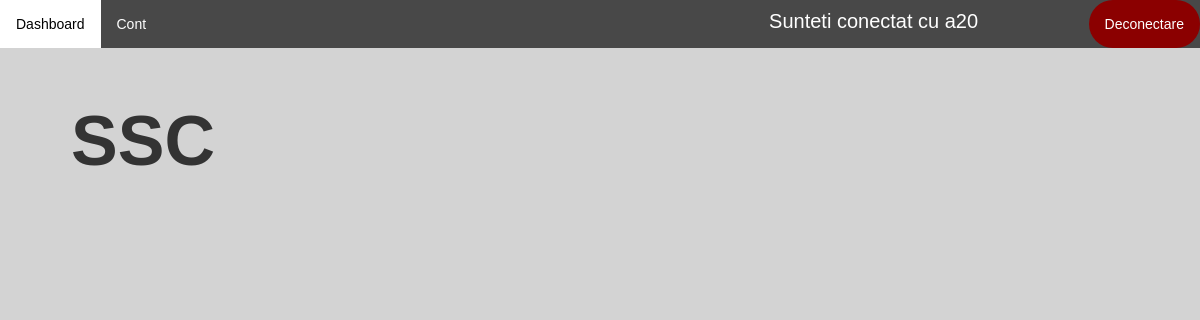
The page /disciplina-student/20/note/ (signed in) on the database as committed earlier.
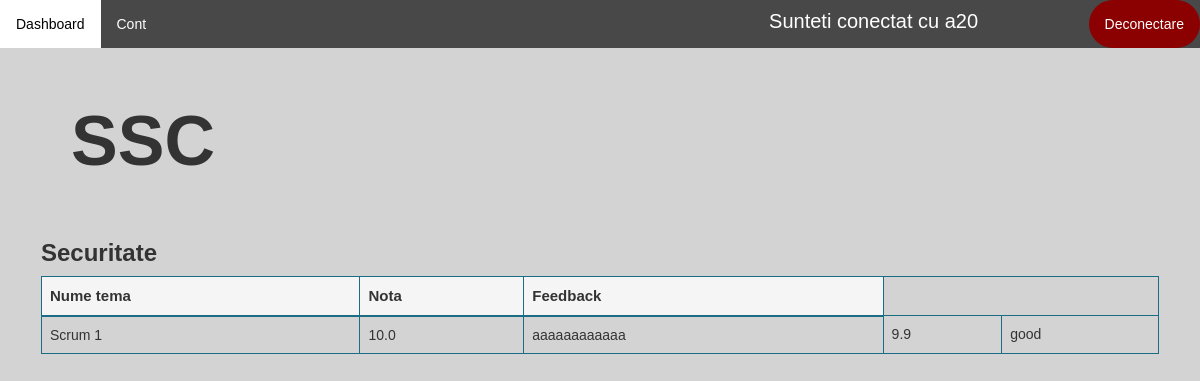
The same page on the database as committed later.
### application/models.py (models this page shows)
class Proiect(models.Model):
    id = models.AutoField(primary_key=True)
    nume = models.CharField(max_length=100, unique=False)
    data_inregistrare = models.DateField(auto_now_add=True)
    data_intermediara = models.DateField(default=None)
    data_finalizare = models.DateField()
    profesor = models.ForeignKey(Profesor, on_delete=models.CASCADE)
    disciplina = models.ForeignKey(Disciplina, on_delete=models.CASCADE, null=True)
    document = models.CharField(max_length=100, null=True)
    nr_persoane = models.IntegerField(null=True)
    cale = models.CharField(max_length=100, default=None)
    distribuire_teme = models.BooleanField(default=False)

class Tema(models.Model):
    id = models.AutoField(primary_key=True)
    nume = models.CharField(max_length=100, unique=False)
    descriere = models.CharField(max_length=500, null=True)
    proiect = models.ForeignKey(Proiect, on_delete=models.CASCADE, unique=False)

class Incarcare(models.Model):
    id = models.AutoField(primary_key=True)
    student = models.ForeignKey(Student, on_delete=models.CASCADE)
    tema = models.ForeignKey(Tema, on_delete=models.CASCADE)
    data_incarcare = models.DateField(null=True, unique=False)
    tip = models.CharField(max_length=20, null=True)
    document = models.CharField(max_length=100, null=True, unique=False)
    nota = models.FloatField(default=0)
    feedback = models.CharField(max_length=500, null=True)

### application/decorators.py (the view)
        def wrapper_func(request, *args, **kwargs):
            user_groups = list()
            for group in request.user.groups.all():
                user_groups.append(group.name)
            if allowed_roles[0] in user_groups:
                return view_func(request, *args, **kwargs)
            else:
                return redirect('dashboard')

### application/functions.py (called while the page is built)
def get_user_info(request):
    user = request.user
    user_groups = [group.name for group in user.groups.all()]
    if 'admin' in user_groups:
        user_type = 'admin'
    elif 'studenti' in user_groups:
        user_type = 'student'
    elif 'secretariat' in user_groups:
        user_type = 'secretar'
    else:
        user_type = 'profesor'
    out = {'user': user,
           'user_groups': user_groups,
           'user_type': user_type
           }
    return out

def create_context(request=None, extract_user_info=True):
    if extract_user_info and not request:
        raise ValueError("request must be set if extract_user_info is True")
    out = {}
    if extract_user_info:
        out.update(get_user_info(request))
    return out

### application/templates/application/student/note.html (shortened to what this page needs)
{% extends 'application/dashboard.html' %}
{% load static %}
{% block article %}
        <h1 style="font-size: 70px; padding: 30px"><b>{{ disciplina.nume }}</b></h1><br>
        <div class="table-wrapper-scroll-y custom-scrollbar" style="margin-top:-20px;">
        {% for proiect in proiecte %}
            <table class="table table-bordered" id="myTable" style="border-color: #1b6d85">
                <h3><b>{{ proiect.nume }}</b></h3>
                <thead style="background-color: whitesmoke; border-color: #1b6d85; font-size: 15px">
                <tr  style="border-color: #1b6d85">
                    <th  style="border-color: #1b6d85">Nume tema</th>
                    <th  style="border-color: #1b6d85">Nota</th>
                    <th  style="border-color: #1b6d85">Feedback</th>
                </tr>
                </thead>
                <tbody>
                {% for tema in teme %}
                    {% if tema.proiect == proiect %}
                        <tr class="tr">
                            <td  style="border-color: #1b6d85">{{ tema.nume }}</td>
                            {% for incarcare in incarcari %}
                                {% if incarcare.tema == tema %}
                                    <td  style="border-color: #1b6d85">{{ incarcare.nota }}</td>
                                    <td  style="border-color: #1b6d85">{{ incarcare.feedback }}</td>
                                {% endif %}
                            {% endfor %}
                        </tr>
                    {% endif %}
                {% endfor %}
                </tbody>
            </table>
        {% endfor %}
        </div>
{% endblock %}

Rows that differ between the two databases and show on the page:
added Proiect: nume "Securitate"
added Tema: nume "Scrum 1"
added Incarcare: nota "10.0", feedback "aaaaaaaaaaaa"
added Incarcare: nota "9.9", feedback "good"
